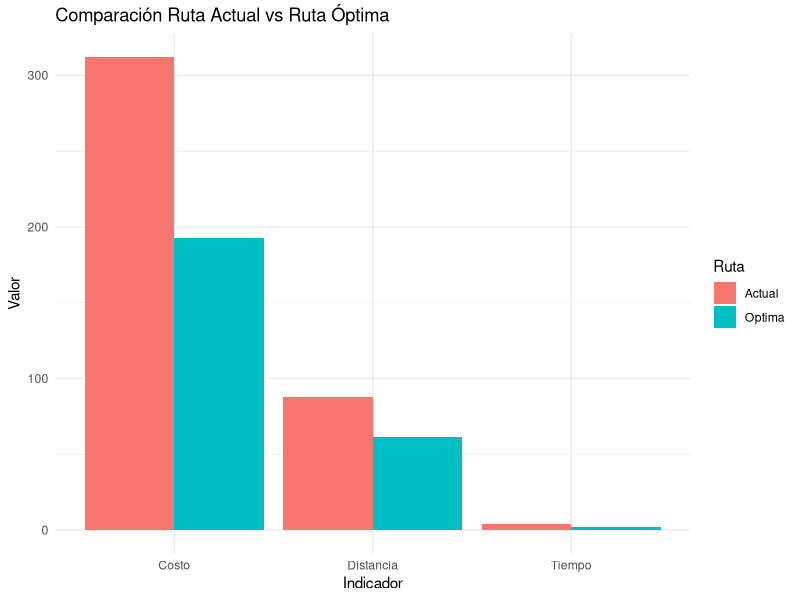
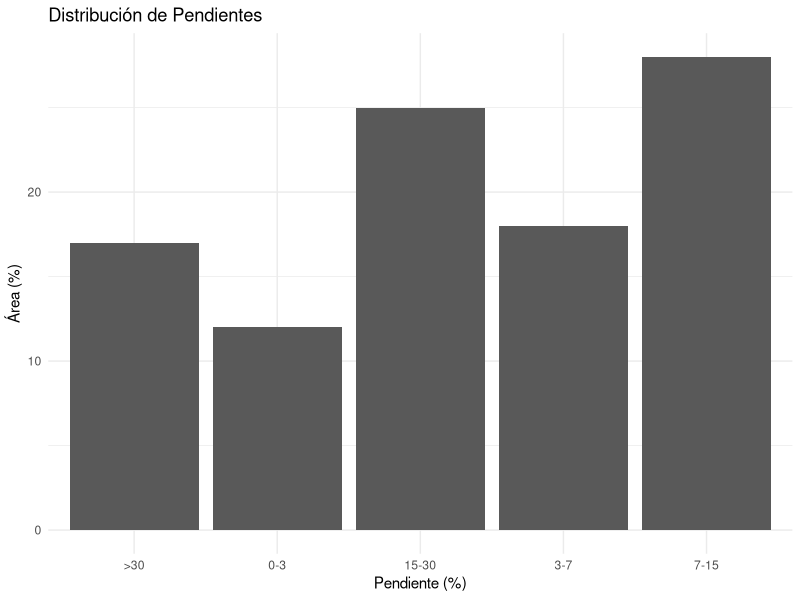
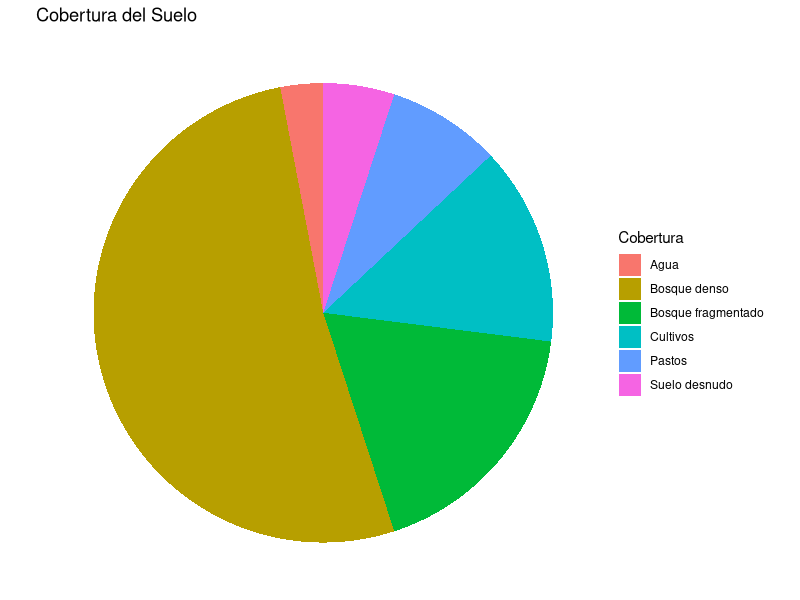
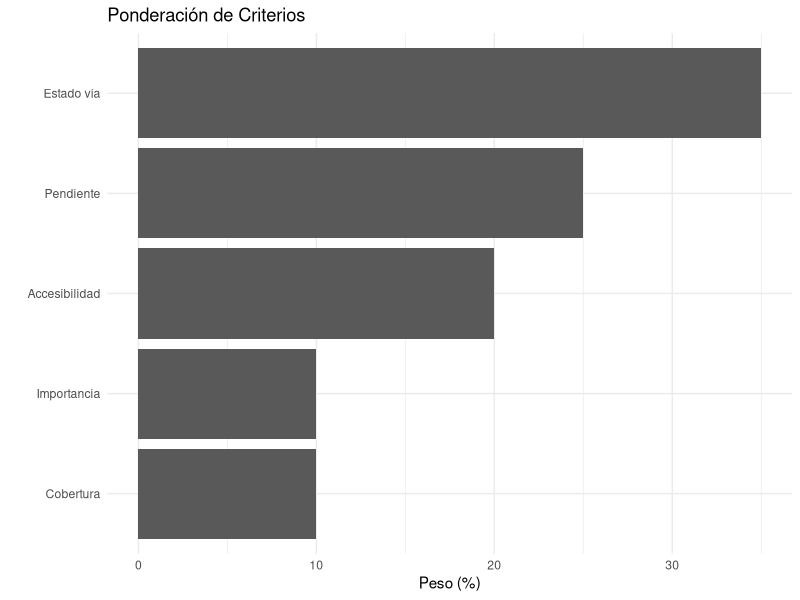
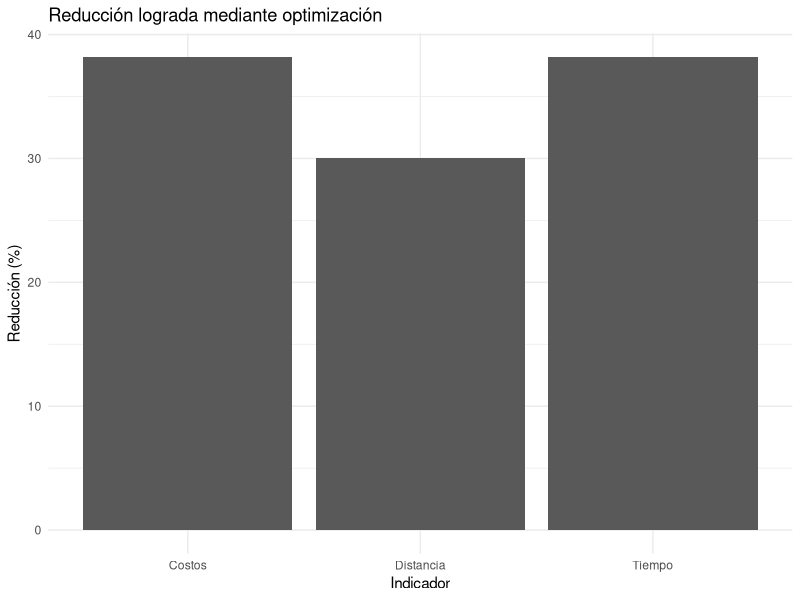

The R script that drew these images, in order:
## ---- chunk 1
library(ggplot2)

datos <- data.frame(
  Indicador = c("Distancia","Tiempo","Costo"),
  Actual = c(87.6,3.7,312.2),
  Optima = c(61.3,2.3,193.0)
)

library(tidyr)

datos_long <- pivot_longer(
  datos,
  cols = c(Actual,Optima),
  names_to = "Ruta",
  values_to = "Valor"
)

ggplot(datos_long,
       aes(x=Indicador,y=Valor,fill=Ruta))+
  geom_bar(stat="identity",
           position="dodge")+
  labs(title="Comparación Ruta Actual vs Ruta Óptima")+
  theme_minimal()
## ---- chunk 2
pend <- data.frame(
 Clase=c("0-3","3-7","7-15","15-30",">30"),
 Area=c(12,18,28,25,17)
)

ggplot(pend,
       aes(x=Clase,y=Area))+
 geom_col()+
 labs(
 title="Distribución de Pendientes",
 x="Pendiente (%)",
 y="Área (%)"
 )+
 theme_minimal()
## ---- chunk 3
cob <- data.frame(
 Cobertura=c(
 "Bosque denso",
 "Bosque fragmentado",
 "Cultivos",
 "Pastos",
 "Suelo desnudo",
 "Agua"
 ),
 Area=c(52,18,14,8,5,3)
)

ggplot(cob,
       aes(x="",y=Area,fill=Cobertura))+
 geom_col(width=1)+
 coord_polar("y")+
 theme_void()+
 labs(title="Cobertura del Suelo")
## ---- chunk 4
mc <- data.frame(
 Criterio=c(
 "Estado vía",
 "Pendiente",
 "Accesibilidad",
 "Cobertura",
 "Importancia"
 ),
 Peso=c(35,25,20,10,10)
)

ggplot(mc,
       aes(x=reorder(Criterio,Peso),
           y=Peso))+
 geom_col()+
 coord_flip()+
 labs(
 title="Ponderación de Criterios",
 x="",
 y="Peso (%)"
 )+
 theme_minimal()
## ---- chunk 5
benef <- data.frame(
 Indicador=c(
 "Distancia",
 "Tiempo",
 "Costos"
 ),
 Reduccion=c(
 30,
 38.2,
 38.2
 )
)

ggplot(benef,
       aes(x=Indicador,
           y=Reduccion))+
 geom_col()+
 labs(
 title="Reducción lograda mediante optimización",
 y="Reducción (%)"
 )+
 theme_minimal()
